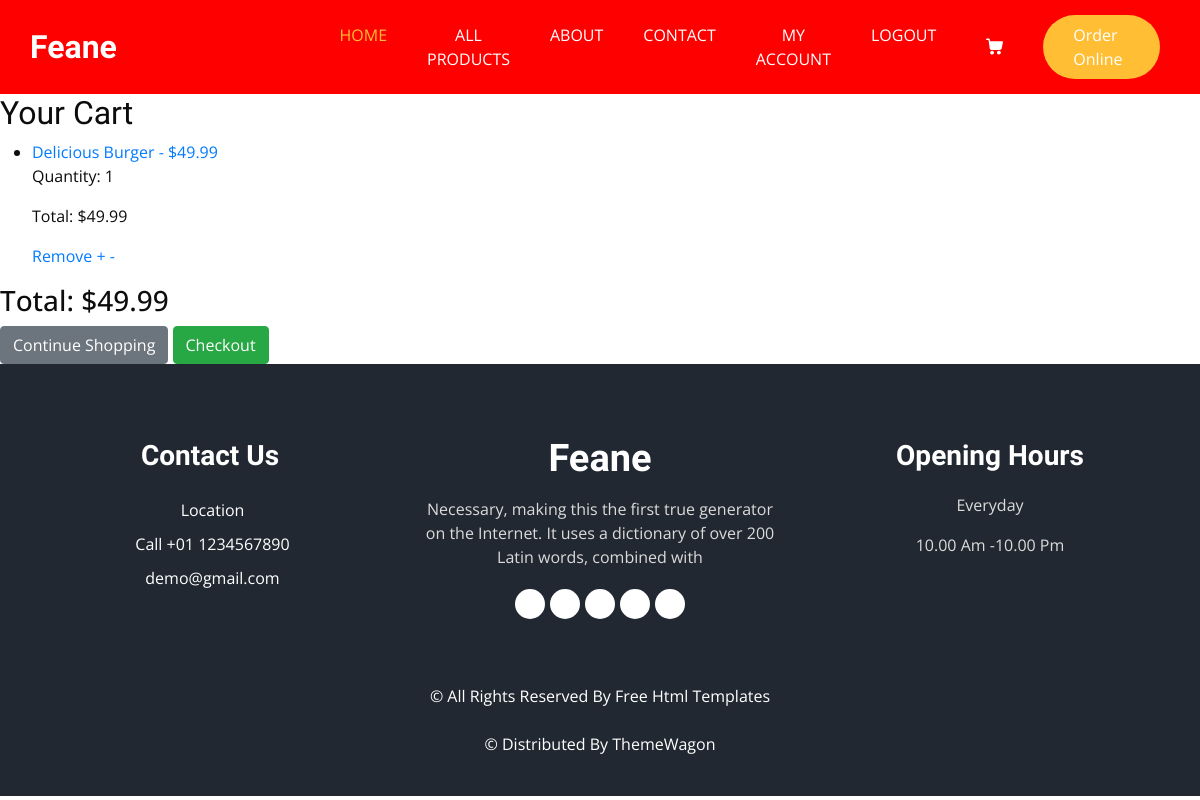
Before: /cart/ (signed in) with the older database file.
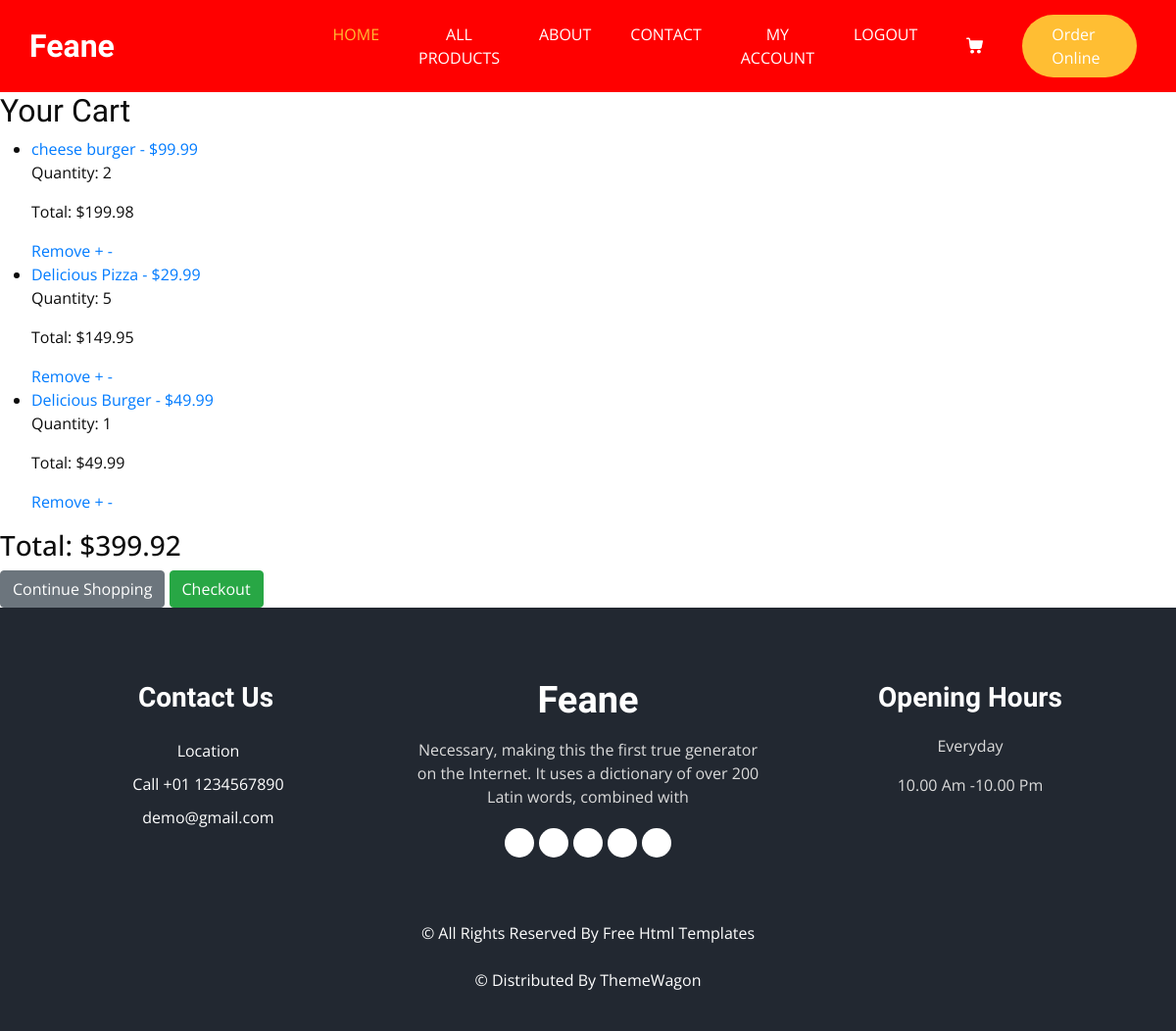
After: the same page with the newer database file.
### ecomm_app/models.py (models this page shows, shortened)
class CartItem(models.Model):
    cart = models.ForeignKey(Cart, related_name='items', on_delete=models.CASCADE)
    product = models.ForeignKey(Product, on_delete=models.CASCADE)
    quantity = models.PositiveIntegerField(default=1)
    @property
    def total_price(self):
        return self.product.price * self.quantity

class Product(models.Model):
    name = models.CharField(max_length=200)
    description = models.TextField()
    price = models.DecimalField(max_digits=10, decimal_places=2)
    image = models.ImageField(upload_to='product_images/', null=True, blank=True)
    category = models.ForeignKey(Category, related_name='products', on_delete=models.CASCADE, null=True, blank=True)
    stock = models.PositiveIntegerField(default=0)  # Field to store the available quantity in stock.

### ecomm_app/views.py (the view)
# urls.py: path('cart/', views.view_cart, name='view_cart'),
@login_required
def view_cart(request):
    cart = Cart.objects.filter(user=request.user).first()
    if cart:
        cart_items = cart.items.all()
        total_price = sum(item.total_price for item in cart_items)
    else:
        cart_items = []
        total_price = 0
    return render(request, 'ecomm/cart.html', {'cart_items': cart_items, 'total_price': total_price})

### ecomm_app/templates/ecomm/cart.html
{% extends "ecomm/base.html" %}
{% load static %}
{% block content %}
    <h2>Your Cart</h2>
    {% if cart_items %}
        <ul>
            {% for item in cart_items %}
                <li>
                    <a href="{% url 'product_detail' item.product.id %}">{{ item.product.name }} - ${{ item.product.price }}</a>
                    <p>Quantity: {{ item.quantity }}</p>
                    <p>Total: ${{ item.total_price }}</p>
                    <a href="{% url 'remove_from_cart' item.id %}">Remove</a>
                    <a href="{% url 'increment_quantity' item.id %}">+</a>
                    <a href="{% url 'decrement_quantity' item.id %}">-</a>
                </li>
            {% endfor %}
        </ul>
        <h3>Total: ${{ total_price }}</h3>
    {% else %}
        <p>Your cart is empty.</p>
    {% endif %}
    <a href="/" class="btn btn-secondary">Continue Shopping</a>
    <a href="{% url 'checkout' %}" class="btn btn-success">Checkout</a>
{% endblock %}

Changed rows visible on the page:
added CartItem: product.name "cheese burger", product.price "99.99", quantity "2", total_price "199.98"
added CartItem: product.name "Delicious Pizza", product.price "29.99", quantity "5", total_price "149.95"
Other visible differences:
{{ total_price }}: "49.99" → "399.92"
